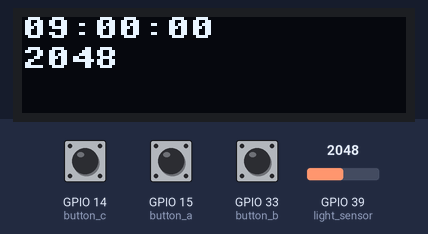
A program run on a simulated ESP32 board running MicroPython. Parts: 128×32 one-colour display. Inputs (shaded band) come from the test bench; at power-on: GPIO 39 (light_sensor) = 2048, GPIO 14 (button_c) HIGH, GPIO 15 (button_a) HIGH, GPIO 33 (button_b) HIGH (analog values on the 0–4095 scale). The clock reads 2024-03-15 10:24:30 at power-on unless the program sets it.

Above: at 0.1 s.
1.3 s: GPIO 39 (light_sensor) set to 2866
At 3.0 s:
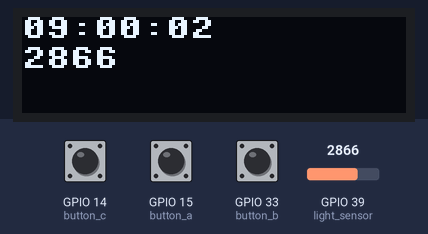
3.6 s: GPIO 14 (button_c) pulled LOW for 0.25 s
At 4.9 s:
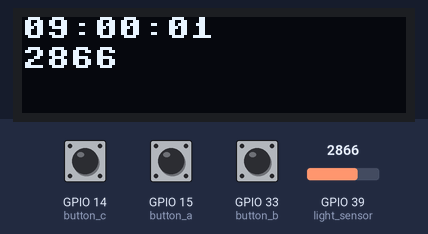
5.5 s: GPIO 15 (button_a) pulled LOW for 0.25 s
At 6.5 s:
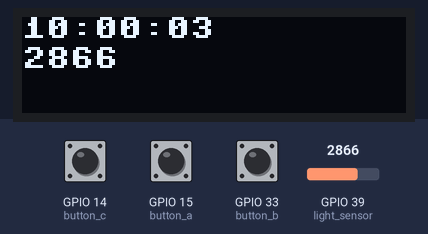
7.7 s: GPIO 33 (button_b) pulled LOW for 0.25 s
At 8.5 s:
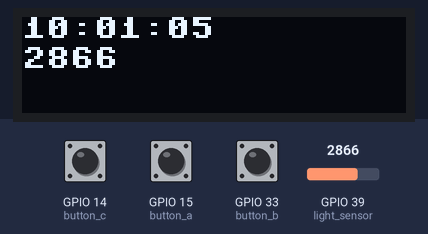
9.6 s: GPIO 14 (button_c) pulled LOW for 1 s
At 10.6 s:
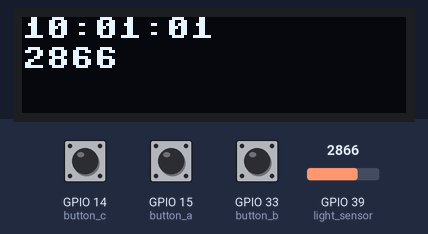
12.1 s: GPIO 15 (button_a) pulled LOW for 1 s
At 13.3 s:
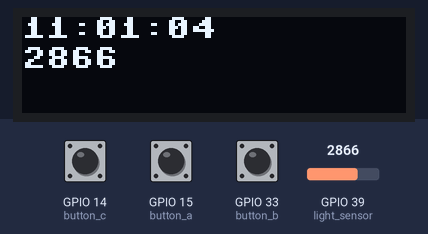
Timing chart, 0 to 15.1 s (numbered marks = the images above; inputs shaded):
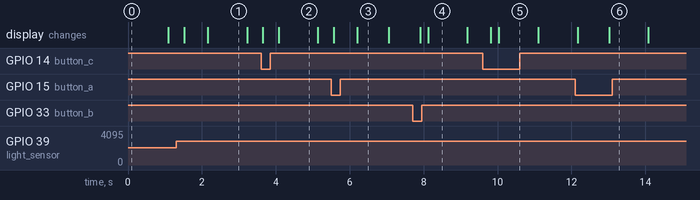

The program:

lab3_check2.py
```python
from machine import RTC, I2C, Pin, ADC
import ssd1306
import utime

i2c = I2C(scl=Pin(20), sda=Pin(22))
oled = ssd1306.SSD1306_I2C(128, 32, i2c)

rtc = RTC()
rtc.datetime((2026, 9, 30, 2, 9, 0, 0, 0))

# button a increments the hour gpio15
# button b increments the minute gpio33
# button c resets seconds to 0 gpio14

button_a = Pin(15, Pin.IN, Pin.PULL_UP)
button_b = Pin(33, Pin.IN, Pin.PULL_UP)
button_c = Pin(14, Pin.IN, Pin.PULL_UP)

last_press_a = 0
last_press_b = 0
last_press_c = 0
debounce_ms = 200

light_sensor = ADC(Pin(39))
light_sensor.atten(ADC.ATTN_11DB)
LIGHT_MAX = 100

def button_handler(pin):
    global last_press_a, last_press_b,last_press_c
    current_time = utime.ticks_ms()
    if pin == button_a:
        if current_time - last_press_a > debounce_ms:
            last_press_a = current_time
            if pin.value() == 0:
                now = rtc.datetime()
                new_hour = (now[4] + 1) % 24
                rtc.datetime((now[0], now[1], now[2], now[3], new_hour, now[5], now[6], 0))
    elif pin == button_b:
        if current_time - last_press_b > debounce_ms:
            last_press_b = current_time
            if pin.value() == 0:
                now = rtc.datetime()
                new_minute = (now[5] + 1) % 60
                rtc.datetime((now[0], now[1], now[2], now[3], now[4], new_minute, now[6], 0))
    else:
        if current_time - last_press_c > debounce_ms:
            last_press_c = current_time
            if pin.value() == 0:
                now = rtc.datetime()
                rtc.datetime((now[0], now[1], now[2], now[3], now[4], now[5], 0, 0))

button_a.irq(trigger=Pin.IRQ_FALLING, handler=button_handler)
button_b.irq(trigger=Pin.IRQ_FALLING, handler=button_handler)
button_c.irq(trigger=Pin.IRQ_FALLING, handler=button_handler)

while True:
    now = rtc.datetime()
    hour = now[4]
    minute = now[5]
    second = now[6]
    time_string = f"{hour:02d}:{minute:02d}:{second:02d}"

    value = light_sensor.read()
    value_string = str(value)
    level = min(value, LIGHT_MAX)
    contrast_value = 5 + int(level * 250 / LIGHT_MAX)
    oled.contrast(contrast_value)

    oled.fill(0)
    oled.text(time_string, 0, 0)
    oled.text(value_string, 0, 10)
    oled.show()
    utime.sleep(0.2)
```

Measured:
- what the display in image 1 shows lasts 1.0 s, from 2.2 s to 3.2 s
- what the display in image 3 shows lasts 0.9 s, from 6.2 s to 7.1 s
